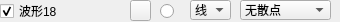
                   <widget class="QWidget" name="widget_18" native="true">
                    <property name="minimumSize">
                     <size>
                      <width>0</width>
                      <height>22</height>
                     </size>
                    </property>
                    <property name="maximumSize">
                     <size>
                      <width>16777215</width>
                      <height>22</height>
                     </size>
                    </property>
                    <widget class="QRadioButton" name="rdoBoldCurve18">
                     <property name="geometry">
                      <rect>
                       <x>160</x>
                       <y>3</y>
                       <width>16</width>
                       <height>16</height>
                      </rect>
                     </property>
                     <property name="text">
                      <string/>
                     </property>
                     <property name="checked">
                      <bool>false</bool>
                     </property>
                    </widget>
                    <widget class="QCheckBox" name="chkVisibleCurve18">
                     <property name="geometry">
                      <rect>
                       <x>0</x>
                       <y>3</y>
                       <width>125</width>
                       <height>16</height>
                      </rect>
                     </property>
                     <property name="text">
                      <string>波形18</string>
                     </property>
                     <property name="checked">
                      <bool>true</bool>
                     </property>
                    </widget>
                    <widget class="QPushButton" name="btnColourCurve18">
                     <property name="geometry">
                      <rect>
                       <x>130</x>
                       <y>0</y>
                       <width>21</width>
                       <height>21</height>
                      </rect>
                     </property>
                     <property name="text">
                      <string/>
                     </property>
                    </widget>
                    <widget class="QComboBox" name="cmbLineStyle18">
                     <property name="geometry">
                      <rect>
                       <x>190</x>
                       <y>0</y>
                       <width>41</width>
                       <height>20</height>
                      </rect>
                     </property>
                     <property name="currentIndex">
                      <number>1</number>
                     </property>
                     <item>
                      <property name="text">
                       <string>点</string>
                      </property>
                     </item>
                     <item>
                      <property name="text">
                       <string>线</string>
                      </property>
                     </item>
                     <item>
                      <property name="text">
                       <string>左</string>
                      </property>
                     </item>
                     <item>
                      <property name="text">
                       <string>右</string>
                      </property>
                     </item>
                     <item>
                      <property name="text">
                       <string>中</string>
                      </property>
                     </item>
                     <item>
                      <property name="text">
                       <string>积</string>
                      </property>
                     </item>
                    </widget>
                    <widget class="QComboBox" name="cmbScatterStyle18">
                     <property name="geometry">
                      <rect>
                       <x>240</x>
                       <y>0</y>
                       <width>91</width>
                       <height>20</height>
                      </rect>
                     </property>
                     <property name="focusPolicy">
                      <enum>Qt::WheelFocus</enum>
                     </property>
                     <property name="maxVisibleItems">
                      <number>20</number>
                     </property>
                     <item>
                      <property name="text">
                       <string>无散点</string>
                      </property>
                      <property name="icon">
                       <iconset resource="res.qrc">
                        <normaloff>:/pic/ssNone.png</normaloff>:/pic/ssNone.png</iconset>
                      </property>
                     </item>
                     <item>
                      <property name="text">
                       <string>x形</string>
                      </property>
                      <property name="icon">
                       <iconset resource="res.qrc">
                        <normaloff>:/pic/ssCross.png</normaloff>:/pic/ssCross.png</iconset>
                      </property>
                     </item>
                     <item>
                      <property name="text">
                       <string>+形</string>
                      </property>
                      <property name="icon">
                       <iconset resource="res.qrc">
                        <normaloff>:/pic/ssPlus.png</normaloff>:/pic/ssPlus.png</iconset>
                      </property>
                     </item>
                     <item>
                      <property name="text">
                       <string>空心圆</string>
                      </property>
                      <property name="icon">
                       <iconset resource="res.qrc">
                        <normaloff>:/pic/ssCircle.png</normaloff>:/pic/ssCircle.png</iconset>
                      </property>
                     </item>
                     <item>
                      <property name="text">
                       <string>实心圆</string>
                      </property>
                      <property name="icon">
                       <iconset resource="res.qrc">
                        <normaloff>:/pic/ssDisc.png</normaloff>:/pic/ssDisc.png</iconset>
                      </property>
                     </item>
                     <item>
                      <property name="text">
                       <string>矩形</string>
                      </property>
                      <property name="icon">
                       <iconset resource="res.qrc">
                        <normaloff>:/pic/ssSquare.png</normaloff>:/pic/ssSquare.png</iconset>
                      </property>
                     </item>
                     <item>
                      <property name="text">
                       <string>菱形</string>
                      </property>
                      <property name="icon">
                       <iconset resource="res.qrc">
                        <normaloff>:/pic/ssDiamond.png</normaloff>:/pic/ssDiamond.png</iconset>
                      </property>
                     </item>
                     <item>
                      <property name="text">
                       <string>星形</string>
                      </property>
                      <property name="icon">
                       <iconset resource="res.qrc">
                        <normaloff>:/pic/ssStar.png</normaloff>:/pic/ssStar.png</iconset>
                      </property>
                     </item>
                     <item>
                      <property name="text">
                       <string>正三角</string>
                      </property>
                      <property name="icon">
                       <iconset resource="res.qrc">
                        <normaloff>:/pic/ssTriangle.png</normaloff>:/pic/ssTriangle.png</iconset>
                      </property>
                     </item>
                     <item>
                      <property name="text">
                       <string>倒三角</string>
                      </property>
                      <property name="icon">
                       <iconset resource="res.qrc">
                        <normaloff>:/pic/ssTriangleInverted.png</normaloff>:/pic/ssTriangleInverted.png</iconset>
                      </property>
                     </item>
                     <item>
                      <property name="text">
                       <string>x框</string>
                      </property>
                      <property name="icon">
                       <iconset resource="res.qrc">
                        <normaloff>:/pic/ssCrossSquare.png</normaloff>:/pic/ssCrossSquare.png</iconset>
                      </property>
                     </item>
                     <item>
                      <property name="text">
                       <string>+框</string>
                      </property>
                      <property name="icon">
                       <iconset resource="res.qrc">
                        <normaloff>:/pic/ssPlusSquare.png</normaloff>:/pic/ssPlusSquare.png</iconset>
                      </property>
                     </item>
                     <item>
                      <property name="text">
                       <string>x圆</string>
                      </property>
                      <property name="icon">
                       <iconset resource="res.qrc">
                        <normaloff>:/pic/ssCrossCircle.png</normaloff>:/pic/ssCrossCircle.png</iconset>
                      </property>
                     </item>
                     <item>
                      <property name="text">
                       <string>+圆</string>
                      </property>
                      <property name="icon">
                       <iconset resource="res.qrc">
                        <normaloff>:/pic/ssPlusCircle.png</normaloff>:/pic/ssPlusCircle.png</iconset>
                      </property>
                     </item>
                     <item>
                      <property name="text">
                       <string>和平</string>
                      </property>
                      <property name="icon">
                       <iconset resource="res.qrc">
                        <normaloff>:/pic/ssPeace.png</normaloff>:/pic/ssPeace.png</iconset>
                      </property>
                     </item>
                    </widget>
                   </widget>
